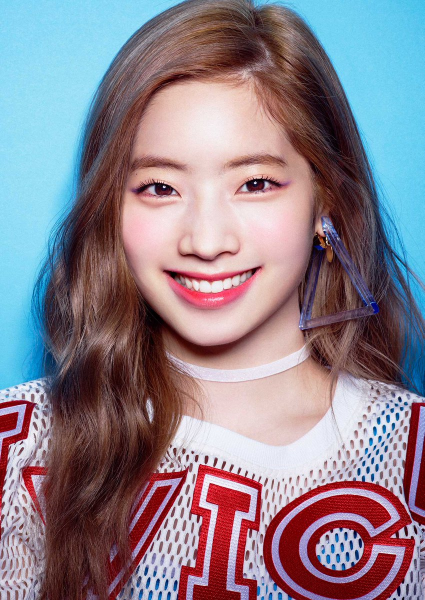
#> input picture dataset/train/Dahyun/3.jpg, 849 x 1200 px (shown at 1/2 size); its folder holds only this picture in this run
$ jupyter execute --allow-errors face_recog_twice.ipynb
#> lines starting #> are read from the running program, lines starting #| are printed output that depends on the picture
[cell 1]
import cv2
import numpy as np
import math
import matplotlib.pyplot as plt
import os

[cell 2]
def get_path_list(root_path):
    for idx, name_train in enumerate(os.listdir(root_path)):
        name_train_path = root_path+name_train
        return name_train

[cell 3]
def get_class_id(root_path, train_names):
#> called with root_path = 'dataset/train/', train_names = 'Dahyun'
    img_train = []
    img_class = []

    #looping every data in our path and return them as labeled data
    for idx, name_train in enumerate(os.listdir(root_path)):
        name_train_path = root_path+name_train
        for person_name in os.listdir(name_train_path):
            img = name_train_path + '/' + person_name
            img_train.append(img)
            img_class.append(idx)
#> pass 2 of the loop in get_class_id, `for idx, name_train in enumerate(os.listdir(root_path)):`:
    return img_train, img_class

[cell 4]
def detect_train_faces_and_filter(image_list, image_classes_list):
    train_face_grays = []
    filtered_classes_list = image_classes_list

    # init cascade function to trained images both positive and negative
    face_cascade = cv2.CascadeClassifier('haarcascade_frontalface_default.xml')
    for img in image_list:
        img_gray = cv2.imread(img,0)
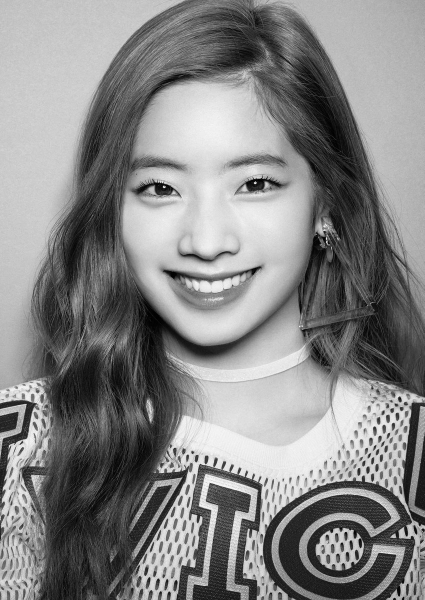
#> img_gray: shape (1200, 849) (shown at 1/2 size); min 0, max 255, mean 133.6
        # doing the detection
        detected_face = face_cascade.detectMultiScale(img_gray, scaleFactor=1.2, minNeighbors=5)
#> detected_face = [[175, 173, 507, 507]]
        if(len(detected_face)<1):
            continue
        for face_rect in detected_face:
            x,y,h,w = face_rect
            # cropping the image to fit the face
            face_img = img_gray[y:y+h, x:x+w]
            train_face_grays.append(face_img)
#> this loop made 1 pass
#> pass 1, in detect_train_faces_and_filter, `face_img = img_gray[y:y+h, x:x+w]`:
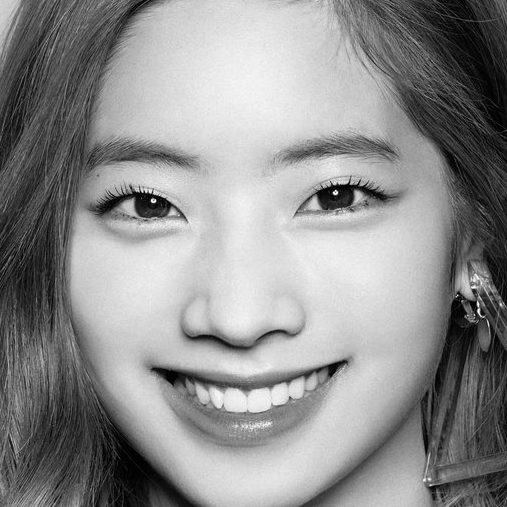
#> face_img: shape (507, 507); min 0, max 255, mean 142.4
#> after the loop, train_face_grays = 1 item
#> pass 2 of the loop in detect_train_faces_and_filter, `for img in image_list:`:
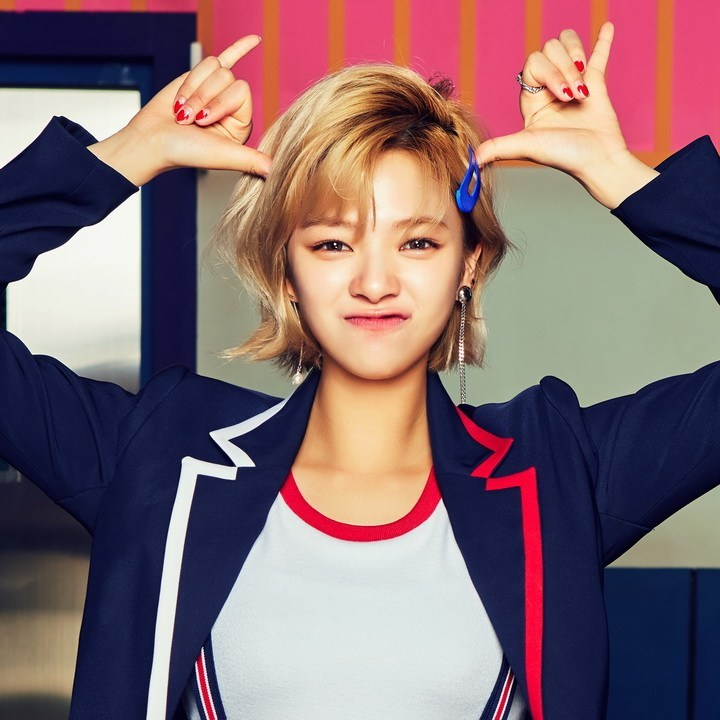
#> input picture dataset/train/Jeongyeon/5.jpg, 720 x 720 px
#> in detect_train_faces_and_filter, `img_gray = cv2.imread(img,0)`:
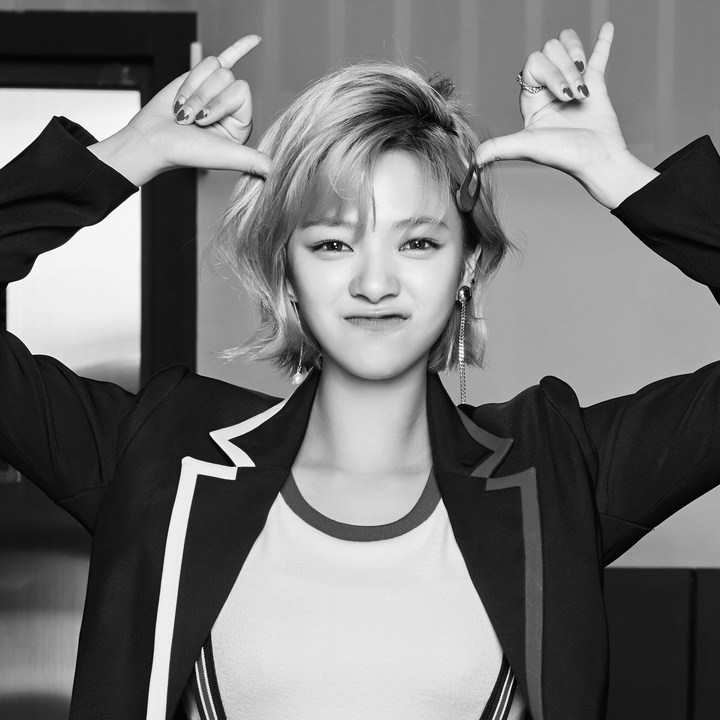
#> img_gray: shape (720, 720); min 0, max 255, mean 115.5
#> detected_face = [[273, 159, 214, 214]]
#> the loop in detect_train_faces_and_filter, `for face_rect in detected_face:` made 1 pass
#> pass 1, in detect_train_faces_and_filter, `face_img = img_gray[y:y+h, x:x+w]`:
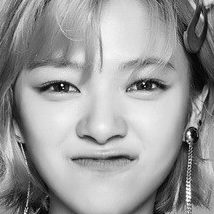
#> face_img: shape (214, 214); min 0, max 254, mean 153.8
#> after the loop in detect_train_faces_and_filter, `for face_rect in detected_face:`: train_face_grays = 2 items
#> `train_face_grays, filtered_classes_list = detect_train_faces_and_filte..`: filtered_classes_list = [0, 1]
    return train_face_grays, filtered_classes_list

[cell 5]
def train(train_face_grays, image_classes_list):
    face_recognizer = cv2.face.LBPHFaceRecognizer_create()
    face_recognizer.train(train_face_grays, np.array(image_classes_list))
    return face_recognizer

[cell 6]
def get_test_images_data(test_root_path):
    img_list = []
    for name_test in os.listdir('dataset/test'):
        img_bgr= 'dataset/test/'+name_test
        img_list.append(img_bgr)
    return img_list

[cell 7]
# [19 lines left out: function detect_test_faces_and_filter, not called in this run]

[cell 8]
# [14 lines left out: function predict, not called in this run]

[cell 9]
# [16 lines left out: function draw_prediction_results, not called in this run]

[cell 10]
# [5 lines left out: function combine_and_show_result, not called in this run]

#> (a cell that did not finish here is left out)
